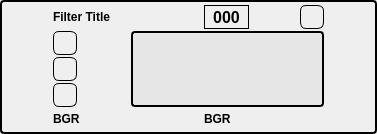
<?xml version="1.0" encoding="UTF-8"?>
<ui version="4.0">
 <class>Frame</class>
 <widget class="QFrame" name="Frame">
  <property name="geometry">
   <rect>
    <x>0</x>
    <y>0</y>
    <width>377</width>
    <height>134</height>
   </rect>
  </property>
  <property name="windowTitle">
   <string>Frame</string>
  </property>
  <property name="styleSheet">
   <string notr="true">QFrame {
    border: 2px solid black;
    border-radius: 4px;
}

QFrame#frm_parameters {
    border: 1px solid black;
    border-radius: 4px;
    background-color: rgb(230, 230, 230);
}

QLabel {
	border: none;
}

QLabel#lbl_fid {
	border: 1px solid black;
border-radius:none;
}

QPushButton:!checked {
	border: 1px solid black;
	border-radius: 6px;
	max-width: 22px;
	max-height: 22px;
	min-width: 22px;
	min-height: 22px;

}

QPushButton#pb_parameters {
	border: none;
	border-radius: 6px;
	max-width: 999999px;
	max-height: 20px;
	min-width: 0;
	min-height: 20px;
}</string>
  </property>
  <property name="frameShape">
   <enum>QFrame::Panel</enum>
  </property>
  <property name="frameShadow">
   <enum>QFrame::Raised</enum>
  </property>
  <property name="lineWidth">
   <number>1</number>
  </property>
  <layout class="QGridLayout" name="gridLayout">
   <property name="horizontalSpacing">
    <number>3</number>
   </property>
   <property name="verticalSpacing">
    <number>2</number>
   </property>
   <property name="margin">
    <number>3</number>
   </property>
   <item row="5" column="2">
    <widget class="QLabel" name="filter_out">
     <property name="sizePolicy">
      <sizepolicy hsizetype="Preferred" vsizetype="Preferred">
       <horstretch>1</horstretch>
       <verstretch>0</verstretch>
      </sizepolicy>
     </property>
     <property name="font">
      <font>
       <weight>75</weight>
       <bold>true</bold>
      </font>
     </property>
     <property name="text">
      <string>BGR</string>
     </property>
    </widget>
   </item>
   <item row="5" column="1">
    <widget class="QPushButton" name="pb_parameters">
     <property name="sizePolicy">
      <sizepolicy hsizetype="Minimum" vsizetype="Fixed">
       <horstretch>99</horstretch>
       <verstretch>0</verstretch>
      </sizepolicy>
     </property>
     <property name="maximumSize">
      <size>
       <width>999999</width>
       <height>20</height>
      </size>
     </property>
     <property name="toolTip">
      <string>Show/Hide filter params</string>
     </property>
     <property name="text">
      <string notr="true"/>
     </property>
     <property name="icon">
      <iconset resource="../res/ic_resources.qrc">
       <normaloff>:/icon/arrowdown</normaloff>:/icon/arrowdown</iconset>
     </property>
     <property name="iconSize">
      <size>
       <width>40</width>
       <height>10</height>
      </size>
     </property>
     <property name="checkable">
      <bool>true</bool>
     </property>
     <property name="flat">
      <bool>true</bool>
     </property>
    </widget>
   </item>
   <item row="2" column="0">
    <widget class="QPushButton" name="pb_ignore">
     <property name="minimumSize">
      <size>
       <width>24</width>
       <height>24</height>
      </size>
     </property>
     <property name="maximumSize">
      <size>
       <width>24</width>
       <height>24</height>
      </size>
     </property>
     <property name="toolTip">
      <string>Ignore filter</string>
     </property>
     <property name="text">
      <string/>
     </property>
     <property name="icon">
      <iconset resource="../res/ic_resources.qrc">
       <normaloff>:/icon/no</normaloff>:/icon/no</iconset>
     </property>
     <property name="iconSize">
      <size>
       <width>16</width>
       <height>16</height>
      </size>
     </property>
     <property name="checkable">
      <bool>true</bool>
     </property>
     <property name="checked">
      <bool>false</bool>
     </property>
     <property name="flat">
      <bool>false</bool>
     </property>
    </widget>
   </item>
   <item row="4" column="0">
    <widget class="QPushButton" name="pb_down">
     <property name="minimumSize">
      <size>
       <width>24</width>
       <height>24</height>
      </size>
     </property>
     <property name="maximumSize">
      <size>
       <width>24</width>
       <height>24</height>
      </size>
     </property>
     <property name="toolTip">
      <string>Move filter down</string>
     </property>
     <property name="text">
      <string/>
     </property>
     <property name="icon">
      <iconset resource="../res/ic_resources.qrc">
       <normaloff>:/icon/down</normaloff>:/icon/down</iconset>
     </property>
     <property name="iconSize">
      <size>
       <width>16</width>
       <height>16</height>
      </size>
     </property>
     <property name="flat">
      <bool>false</bool>
     </property>
    </widget>
   </item>
   <item row="5" column="0">
    <widget class="QLabel" name="filter_in">
     <property name="sizePolicy">
      <sizepolicy hsizetype="Preferred" vsizetype="Preferred">
       <horstretch>1</horstretch>
       <verstretch>0</verstretch>
      </sizepolicy>
     </property>
     <property name="font">
      <font>
       <weight>75</weight>
       <bold>true</bold>
      </font>
     </property>
     <property name="text">
      <string>BGR</string>
     </property>
    </widget>
   </item>
   <item row="3" column="0">
    <widget class="QPushButton" name="pb_up">
     <property name="minimumSize">
      <size>
       <width>24</width>
       <height>24</height>
      </size>
     </property>
     <property name="maximumSize">
      <size>
       <width>24</width>
       <height>24</height>
      </size>
     </property>
     <property name="toolTip">
      <string>Move filter up</string>
     </property>
     <property name="text">
      <string/>
     </property>
     <property name="icon">
      <iconset resource="../res/ic_resources.qrc">
       <normaloff>:/icon/up</normaloff>:/icon/up</iconset>
     </property>
     <property name="iconSize">
      <size>
       <width>16</width>
       <height>16</height>
      </size>
     </property>
     <property name="flat">
      <bool>false</bool>
     </property>
    </widget>
   </item>
   <item row="2" column="1" rowspan="3" colspan="3">
    <widget class="QFrame" name="frm_parameters_back">
     <property name="frameShape">
      <enum>QFrame::Panel</enum>
     </property>
     <property name="frameShadow">
      <enum>QFrame::Sunken</enum>
     </property>
     <layout class="QGridLayout" name="gridLayout_3">
      <property name="margin">
       <number>0</number>
      </property>
      <property name="spacing">
       <number>0</number>
      </property>
      <item row="0" column="0">
       <widget class="QFrame" name="frm_parameters">
        <property name="styleSheet">
         <string notr="true">QFrame {
border: none;
}</string>
        </property>
        <property name="frameShape">
         <enum>QFrame::NoFrame</enum>
        </property>
        <property name="frameShadow">
         <enum>QFrame::Sunken</enum>
        </property>
        <layout class="QGridLayout" name="gridLayout_2">
         <property name="margin">
          <number>3</number>
         </property>
         <property name="spacing">
          <number>2</number>
         </property>
        </layout>
       </widget>
      </item>
     </layout>
    </widget>
   </item>
   <item row="0" column="3">
    <widget class="QPushButton" name="pb_remove">
     <property name="minimumSize">
      <size>
       <width>24</width>
       <height>24</height>
      </size>
     </property>
     <property name="maximumSize">
      <size>
       <width>24</width>
       <height>24</height>
      </size>
     </property>
     <property name="toolTip">
      <string>Remove filter</string>
     </property>
     <property name="text">
      <string/>
     </property>
     <property name="icon">
      <iconset resource="../res/ic_resources.qrc">
       <normaloff>:/icon/delete</normaloff>:/icon/delete</iconset>
     </property>
     <property name="iconSize">
      <size>
       <width>16</width>
       <height>16</height>
      </size>
     </property>
     <property name="flat">
      <bool>false</bool>
     </property>
    </widget>
   </item>
   <item row="0" column="2">
    <widget class="QLabel" name="lbl_fid">
     <property name="minimumSize">
      <size>
       <width>45</width>
       <height>0</height>
      </size>
     </property>
     <property name="maximumSize">
      <size>
       <width>45</width>
       <height>16777215</height>
      </size>
     </property>
     <property name="font">
      <font>
       <pointsize>12</pointsize>
       <weight>75</weight>
       <bold>true</bold>
      </font>
     </property>
     <property name="toolTip">
      <string>Plugin ID</string>
     </property>
     <property name="frameShape">
      <enum>QFrame::Box</enum>
     </property>
     <property name="frameShadow">
      <enum>QFrame::Raised</enum>
     </property>
     <property name="text">
      <string>000</string>
     </property>
     <property name="alignment">
      <set>Qt::AlignCenter</set>
     </property>
    </widget>
   </item>
   <item row="0" column="0" colspan="2">
    <widget class="QLabel" name="title">
     <property name="sizePolicy">
      <sizepolicy hsizetype="Ignored" vsizetype="Preferred">
       <horstretch>0</horstretch>
       <verstretch>0</verstretch>
      </sizepolicy>
     </property>
     <property name="font">
      <font>
       <weight>75</weight>
       <bold>true</bold>
      </font>
     </property>
     <property name="toolTip">
      <string>Filter id and title</string>
     </property>
     <property name="text">
      <string>Filter Title</string>
     </property>
     <property name="alignment">
      <set>Qt::AlignLeading|Qt::AlignLeft|Qt::AlignVCenter</set>
     </property>
    </widget>
   </item>
  </layout>
 </widget>
 <resources>
  <include location="../res/ic_resources.qrc"/>
 </resources>
 <connections>
  <connection>
   <sender>pb_parameters</sender>
   <signal>toggled(bool)</signal>
   <receiver>frm_parameters</receiver>
   <slot>setVisible(bool)</slot>
   <hints>
    <hint type="sourcelabel">
     <x>138</x>
     <y>115</y>
    </hint>
    <hint type="destinationlabel">
     <x>144</x>
     <y>74</y>
    </hint>
   </hints>
  </connection>
 </connections>
</ui>
